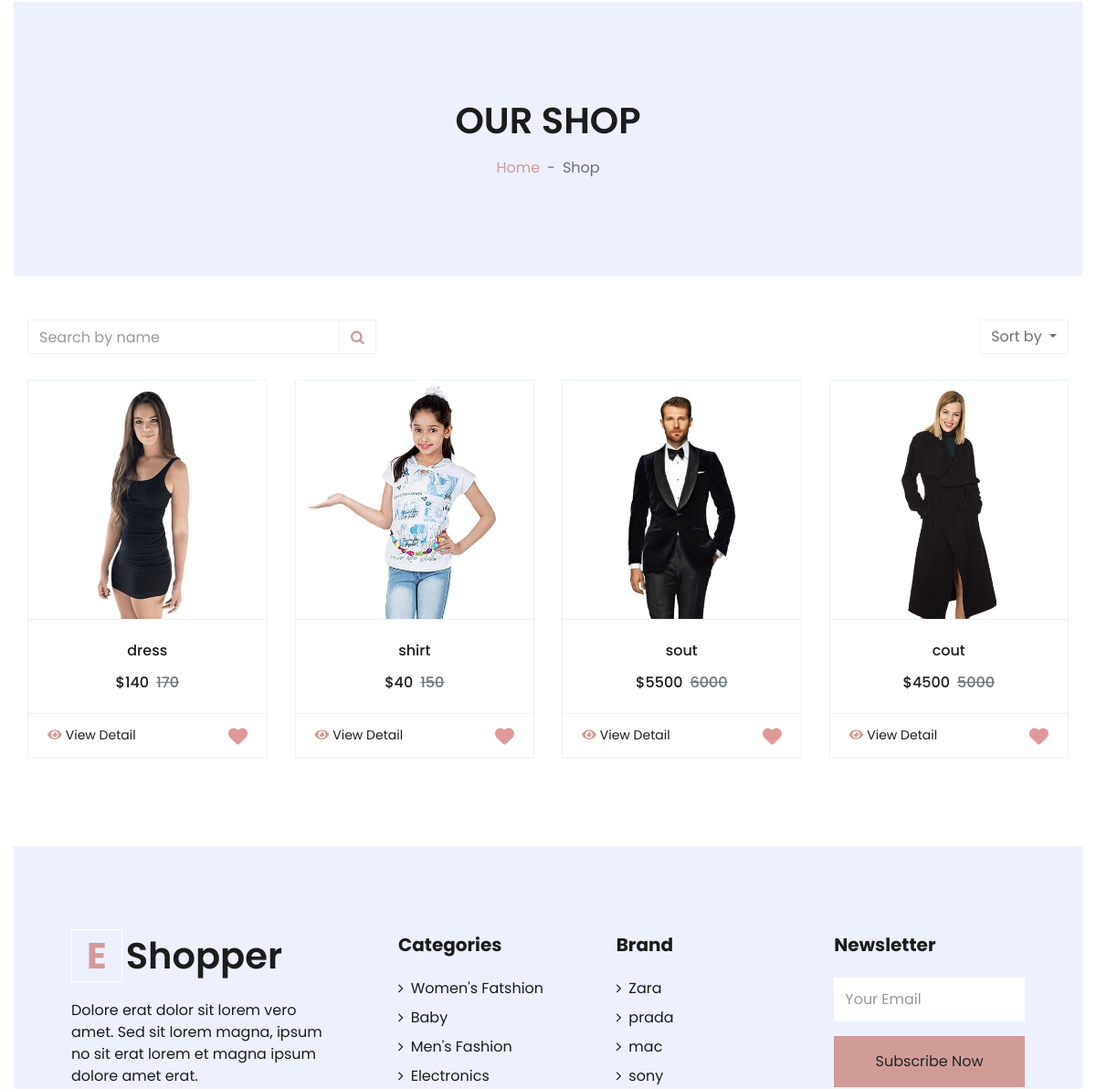
Before: /accounts/favorite/ (signed in, middle part) with the older database file.
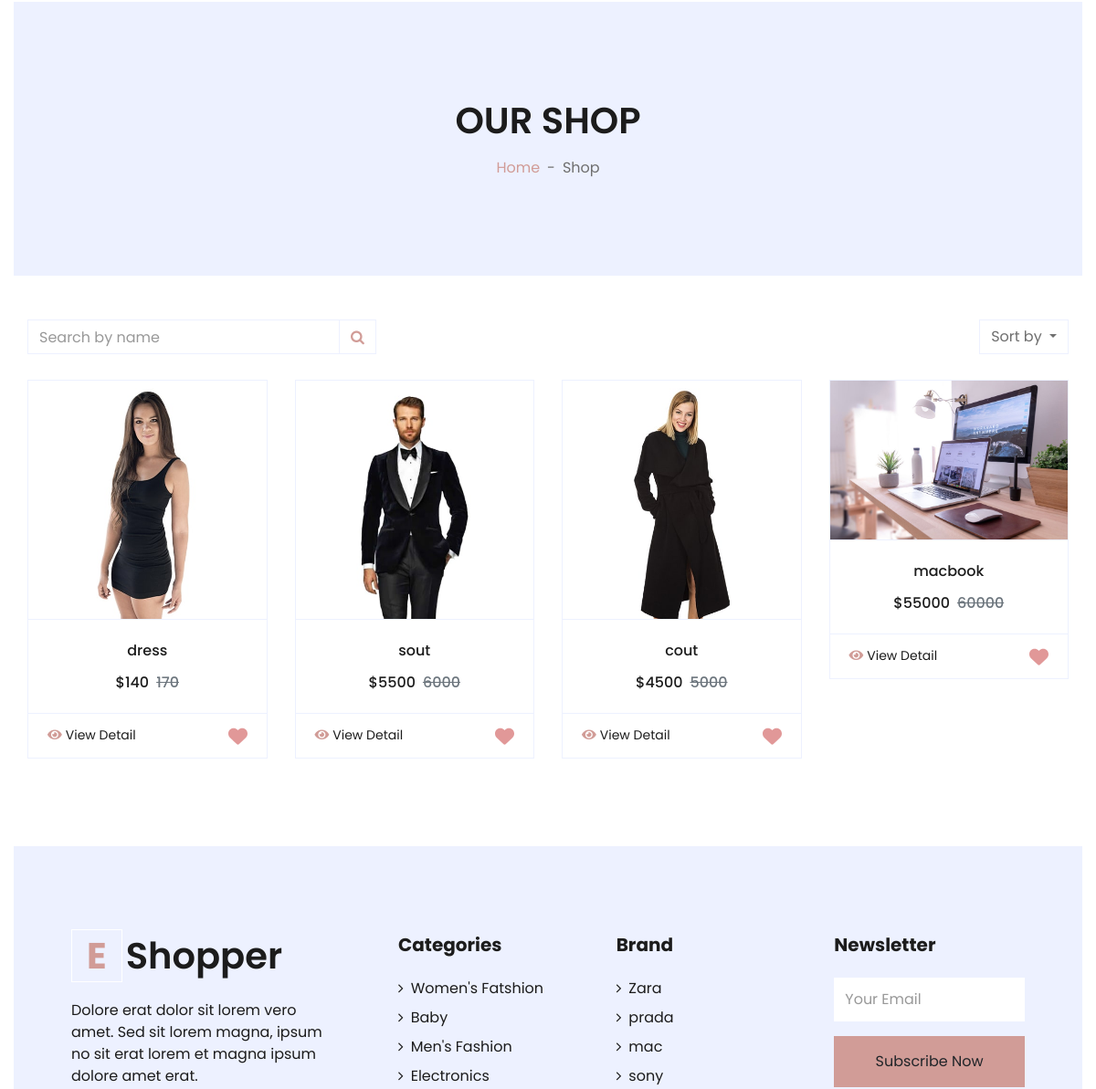
After: the same page with the newer database file.
### product/models.py (models this page shows, shortened)
class Product(models.Model):
    name = models.CharField(max_length=100)
    image = models.ImageField(upload_to='product/')
    stock = models.IntegerField()
    price = models.IntegerField(default=0)
    discount = models.IntegerField(default=0)
    description = models.TextField(max_length=10000)
    like = models.ManyToManyField(User , blank=True,related_name='product_favourite')
    created_at = models.DateTimeField( default=timezone.now)
    category = models.ManyToManyField('ProductCategory',related_name='product_category',verbose_name=('category'),  default="")
    sub_category = models.CharField(blank=True,null=True, max_length=50)
    PRDBrand = models.ForeignKey('settings.Brand' ,related_name='product_brand', on_delete=models.CASCADE , blank=True, null=True ,verbose_name=_("Brand "))
    color = models.ForeignKey('Color',related_name='product_color',null=True,blank=True, on_delete=models.CASCADE)
    size = models.ForeignKey('Size',related_name='product_size',null=True,blank=True, on_delete=models.CASCADE)
    slug = models.SlugField(null=True,blank=True , unique=True)
    tags = TaggableManager()
    def get_absolute_url(self):
        return reverse("product:product_detail", args=[self.slug])

class ProductCategory(models.Model):
    name = models.CharField(max_length=60)
    image = models.ImageField(upload_to='categoryimages/')
    def __str__(self):
        return self.name

### settings/models.py (models this page shows)
class Brand(models.Model):
    BRDName = models.CharField(max_length=40)
    image = models.ImageField(upload_to='product/',blank=True, null=True)
    BRDDesc = models.TextField(blank=True, null=True)
    class Meta:
        verbose_name = _("Brand")
        verbose_name_plural = _("Brands")
    def __str__(self):
        return self.BRDName

### accounts/views.py (the view)
# urls.py: path('favorite/' , views.user_favourites , name='user_favourites'),
def user_favourites(request):
    user_favourites = Product.objects.filter(like=request.user).annotate(product_count=Count('like'))
    product_count = user_favourites.count()
    return render(request,'profile/user_favourite.html',{'user_favourites':user_favourites,
                                                         'product_count':product_count})

### accounts/favourite_context.py (called while the page is built)
def counter(request):
    product_count = 0
    if request.user.is_authenticated:
        if 'admin' in request.path:
            return{}
        else :
            try :
                user_favourites = Product.objects.filter(like=request.user)
                product_count = user_favourites.count()
            except Product.DoesNotExist:
                product_count=0
    return dict(product_count=product_count)

### carts/cart_context.py (called while the page is built)
def counter(request):
    cart_count = 0
    if 'admin' in request.path:
        return{}
    else :
        try :
            cart = Cart.objects.filter(cart_id=_cart_id(request))
            if request.user.is_authenticated:
                cart_items= CartItem.objects.all().filter(user=request.user)
            else:
                cart_items = CartItem.objects.all().filter(cart=cart[:1])
            for cart_item in cart_items:
                cart_count+=cart_item.quantity
        except Cart.DoesNotExist:
            cart_count=0
    return dict(cart_count=cart_count)

### carts/views.py (called while the page is built)
def _cart_id(request):
    cart = request.session.session_key
    if not cart:
        cart = request.session.create()
    return cart

### accounts/templates/profile/user_favourite.html (shortened to what this page needs)
     {% extends 'base.html' %}
     {% load static %}
     {% block body %}
     <div class="container-fluid bg-secondary mb-5">
         <div class="d-flex flex-column align-items-center justify-content-center" style="min-height: 300px">
             <h1 class="font-weight-semi-bold text-uppercase mb-3">Our Shop</h1>
             <div class="d-inline-flex">
                 <p class="m-0"><a href="/">Home</a></p>
                 <p class="m-0 px-2">-</p>
                 <p class="m-0">Shop</p>
             </div>
         </div>
     </div>
     <div class="col-lg-12 col-md-12">
         <div class="row pb-4">
             <div class="col-12 pb-1">
                 <div class="d-flex align-items-center justify-content-between mb-4">
                     <form action="{% url 'product:product_list'%}">
                         <div class="input-group">
                             <input type="text" name="q" class="form-control" placeholder="Search by name">
                             <div class="input-group-append">
                                 <span class="input-group-text bg-transparent text-primary">
                                     <i class="fa fa-search"></i>
                                 </span>
                             </div>
                         </div>
                     </form>
                     <div class="dropdown ml-4">
                         <button class="btn border dropdown-toggle" type="button" id="triggerId" data-toggle="dropdown"
                             aria-haspopup="true" aria-expanded="false">
                             Sort by
                         </button>
                     </div>
                 </div>
             </div>
             {% for product in user_favourites  %}
             <div class="col-md-3">
                 <div class="card product-item border-0 mb-4">
                     <div class="card-header product-img position-relative overflow-hidden bg-transparent border p-0">
                         <img class="img-fluid w-100" src="{{product.image.url}}" alt="">
                     </div>
                     <div class="card-body border-left border-right text-center p-0 pt-4 pb-3">
                         <h6 class="text-truncate mb-3">{{product.name}}</h6>
                         <div class="d-flex justify-content-center">
                             {% if product.discount > 0 %}
                             <h6>${{product.discount}}</h6>
                             <h6 class="text-muted ml-2"><del>{{product.price}}</del></h6>
                             {% else %}
                             <h6>${{product.price}}</h6>
                             {% endif %}
                         </div>
                     </div>
                     <div class="card-footer d-flex justify-content-between bg-light border">
                         <a href="{{product.get_absolute_url}}" class="btn btn-sm text-dark p-0"><i
                                 class="fas fa-eye text-primary mr-1"></i>View
                             Detail</a>
                         {% if request.user in product.like.all %}
                         <a href="{% url 'product:like' product.id%}" class="btn btn-sm text-dark p-0"></a>
                         {% endif %}
                     </div>
                 </div>
             </div>
             {% endfor %}
         </div>
     </div>
     {% endblock body %}

### templates/base.html (shortened to what this page needs)
{% load static %}
<!DOCTYPE html>
<html lang="en">
<head>
    <link href="https://cdnjs.cloudflare.com/ajax/libs/font-awesome/5.10.0/css/all.min.css" rel="stylesheet">
    <link rel="stylesheet" href="https://cdnjs.cloudflare.com/ajax/libs/font-awesome/4.7.0/css/font-awesome.min.css">
    <link href="{% static 'lib4/owlcarousel/assets/owl.carousel.min.css'%}" rel="stylesheet">
    <link href="{% static 'css4/style.css'%}" rel="stylesheet">
    <link href="{% static 'css4/review.css'%}" rel="stylesheet">
    <link href="{% static 'css4/custom.css'%}" rel="stylesheet">
</head>
<body>
    <div class="container-fluid">
        {% block body %}
        {% endblock body %}
        <div class="container-fluid bg-secondary text-dark mt-5 pt-5">
            <div class="row px-xl-5 pt-5">
                <div class="col-lg-4 col-md-12 mb-5 pr-3 pr-xl-5">
                    <a href="/" class="text-decoration-none">
                        <h1 class="mb-4 display-5 font-weight-semi-bold"><span
                                class="text-primary font-weight-bold border border-white px-3 mr-1">E</span>{{myfooter.site_name}}
                        </h1>
                    </a>
                    <p>{{myfooter.description}}</p>
                </div>
                <div class="col-lg-8 col-md-12">
                    <div class="row">
                        <div class="col-md-4 mb-5">
                            <h5 class="font-weight-bold text-dark mb-4">Categories</h5>
                            <div class="d-flex flex-column justify-content-start">
                                {% for category in categories_footer %}
                                <a class="text-dark mb-2" href="{% url 'product:product_by_category' category %}"><i
                                        class="fa fa-angle-right mr-2"></i>{{category}}</a>
                                {% endfor %}
                            </div>
                        </div>
                        <div class="col-md-4 mb-5">
                            <h5 class="font-weight-bold text-dark mb-4">Brand</h5>
                            <div class="d-flex flex-column justify-content-start">
                                {% for brand in brands_footer  %}
                                <a class="text-dark mb-2" href="{%url 'product:product_by_brand' brand%}"><i
                                        class="fa fa-angle-right mr-2"></i>{{brand}}</a>
                                {% endfor %}
                            </div>
                        </div>
                        <div id="main_form_div" class="col-md-4 mb-5">
                            <h5 class="font-weight-bold text-dark mb-4">Newsletter</h5>
                            <form id="newsletters_form" action="{% url 'home:newsletter2' %}" method="POST">
                                <div class="form-group">
                                    <input type="email" name="emailinput" class="form-control border-0 py-4"
                                        placeholder="Your Email" required="required" />
                                </div>
                                <div>
                                    <button class="btn btn-primary btn-block border-0 py-3" type="submit">Subscribe
                                        Now</button>
                                </div>
                            </form>
                        </div>
                    </div>
                </div>
            </div>
        </div>
</body>
</html>

Changed rows visible on the page:
no longer on this page (row edited): Product: image (picture), name "shirt", discount "40", price "150"
now on this page (row unchanged): Product: image (picture), name "macbook", discount "55000", price "60000"
